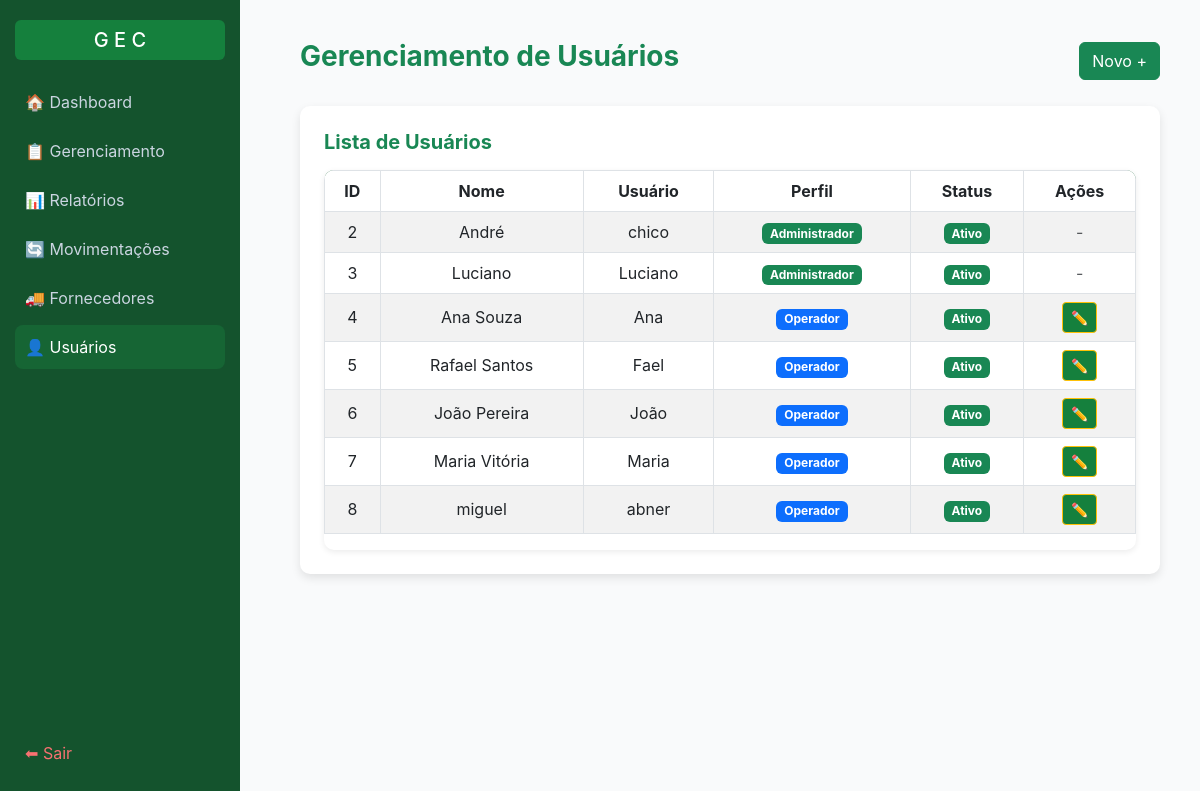
Page /usuarios (signed in) on the committed database.
### tables this page shows
CREATE TABLE "usuarios" (
	"id"	INTEGER,
	"nome"	TEXT NOT NULL,
	"usuario"	TEXT NOT NULL,
	"senha"	TEXT NOT NULL,
	"perfil"	TEXT NOT NULL DEFAULT 'operador',
    "ativo" TEXT NOT NULL DEFAULT 1,
	PRIMARY KEY("id" AUTOINCREMENT)
);

### app.py (the view)
@app.route("/usuarios")
@admin_required
def listar_usuarios():
    atualizar_produtos()
    conn = conectar()
    cur = conn.cursor()
    cur.execute("SELECT id, nome, usuario, perfil, CAST(ativo AS INTEGER) FROM usuarios ORDER BY id ASC")
    usuarios = cur.fetchall()
    conn.close()
    return render_template("usuarios/listar.html", usuarios=usuarios)

### app.py (called while the page is built)
def admin_required(f):
    @wraps(f)
    def wrapper(*args, **kwargs):
        if not session.get("usuario"):
            flash("Faça login primeiro!")
            return redirect(url_for("login"))
        if session.get("perfil") != "admin":
            flash("Acesso restrito a administradores.")
            return redirect(url_for("home"))
        return f(*args, **kwargs)
    return wrapper

def atualizar_produtos():
    conn = conectar()
    cur = conn.cursor()
    from datetime import datetime, timedelta
    hoje = datetime.now().date()
    limite_alerta = hoje + timedelta(days=7)
    cur.execute("""
        UPDATE produtos
        SET status_validade = 'vencido'
        WHERE date(data_validade) < date(?) AND ativo=1
    """, (hoje,))
    cur.execute("""
        UPDATE produtos
        SET status_validade = 'próximo do vencimento'
        WHERE date(data_validade) BETWEEN date(?) AND date(?) AND ativo=1
    """, (hoje, limite_alerta))
    cur.execute("""
        UPDATE produtos
        SET status_validade = 'válido'
        WHERE date(data_validade) > date(?) AND ativo=1
    """, (limite_alerta,))
    conn.commit()
    conn.close()

### data/db.py (called while the page is built)
def conectar():
    return sqlite3.connect("data/estoque.db")

### templates/usuarios/listar.html (shortened to what this page needs)
<!DOCTYPE html>
<html lang="pt-BR">
<head>
  <link href="https://cdn.jsdelivr.net/npm/bootstrap@5.3.0/dist/css/bootstrap.min.css" rel="stylesheet">
</head>
<body>
 <div class="sidebar">
    <div>
      <h5>G E C</h5>
      <a href="{{ url_for('home') }}">🏠 Dashboard</a>
      <a href="{{ url_for('gerenciamento') }}">📋 Gerenciamento</a>
      <a href="{{ url_for('relatorios') }}">📊 Relatórios</a>
      <a href="{{ url_for('movimentacao') }}">🔄 Movimentações</a>
      {% if session.perfil == "admin" %}
      <a href="{{ url_for('listar_forn') }}">🚚 Fornecedores</a>
      <a href="{{ url_for('listar_usuarios') }}" class="active">👤 Usuários</a>
      {% endif %}
    </div>
    <div>
      <a href="{{ url_for('login') }}" class="logout" style="color:#f87171">⬅ Sair</a>
    </div>
  </div>
  <div class="content">
    <div class="d-flex justify-content-between align-items-center mb-4">
      <h3 class="fw-bold text-success">Gerenciamento de Usuários</h3>
      <a href="{{ url_for('cadastrar_usuario') }}" class="btn btn-success">Novo +</a>
    </div>
    <div class="card p-4">
      <h5 class="fw-bold text-success mb-3">Lista de Usuários</h5>
      <div class="table-container">
        <table class="table table-striped table-bordered align-middle">
          <thead>
            <tr class="text-center">
              <th>ID</th>
              <th>Nome</th>
              <th>Usuário</th>
              <th>Perfil</th>
              <th>Status</th>
              <th>Ações</th>
            </tr>
          </thead>
          <tbody>
            {% if usuarios %}
              {% for u in usuarios %}
              <tr>
                <td>{{ u[0] }}</td>
                <td>{{ u[1] }}</td>
                <td>{{ u[2] }}</td>
                <td>
                  {% if u[3] == 'admin' %}
                    <span class="badge bg-success">Administrador</span>
                  {% else %}
                    <span class="badge bg-primary">Operador</span>
                  {% endif %}
                </td>
                <td>
                    <span class="badge bg-success">Ativo</span>
                </td>
                <td>
                  {% if u[3] != 'admin' %}
                    <a href="{{ url_for('editar_usuario', id=u[0]) }}"
                       class="btn btn-warning btn-sm"
                       style="background-color:#15803d;">✏️</a>
                  {% else %}
                    <span class="text-muted">-</span>
                  {% endif %}
                </td>
              </tr>
              {% endfor %}
            {% else %}
              <tr>
                <td colspan="6" class="text-center text-muted">Nenhum usuário encontrado.</td>
              </tr>
            {% endif %}
          </tbody>
        </table>
      </div>
    </div>
  </div>
</body>
</html>

### templates/usuarios/listar.html (style rules this page uses)
body { background-color: #f9fafb; font-family: "Inter", sans-serif; }
.sidebar { height: 100vh; width: 240px; background-color: #14532d; color: #fff; position: fixed; top: 0; left: 0; padding: 20px 15px; display: flex; flex-direction: column; justify-content: space-between; }
.sidebar h5 { color: #fff; margin-bottom: 20px; text-align: center; background-color: #15803d; border-radius: 6px; padding: 8px 0; }
.sidebar a { display: block; color: #cbd5e1; text-decoration: none; padding: 10px; border-radius: 8px; margin-bottom: 5px; transition: 0.2s; }
.sidebar a:hover, .sidebar a.active { background-color: #166534; color: #fff; }
.logout { color: #f87171; }
.content { margin-left: 260px; padding: 40px; }
.card { border: none; border-radius: 10px; box-shadow: 0 4px 10px rgba(0,0,0,0.1); }
.table-container { border-radius: 10px; overflow: hidden; box-shadow: 0 2px 6px rgba(0,0,0,0.08); }
.table thead { background-color: #166534; color: white; }
td { text-align: center; }

### rows in the picture
usuarios: id "2", nome "André", usuario "chico", perfil "Administrador"
usuarios: id "3", nome "Luciano", usuario "Luciano", perfil "Administrador"
usuarios: id "4", nome "Ana Souza", usuario "Ana", perfil "Operador"
usuarios: id "5", nome "Rafael Santos", usuario "Fael", perfil "Operador"
usuarios: id "6", nome "João Pereira", usuario "João", perfil "Operador"
usuarios: id "7", nome "Maria Vitória", usuario "Maria", perfil "Operador"
usuarios: id "8", nome "miguel", usuario "abner", perfil "Operador"
